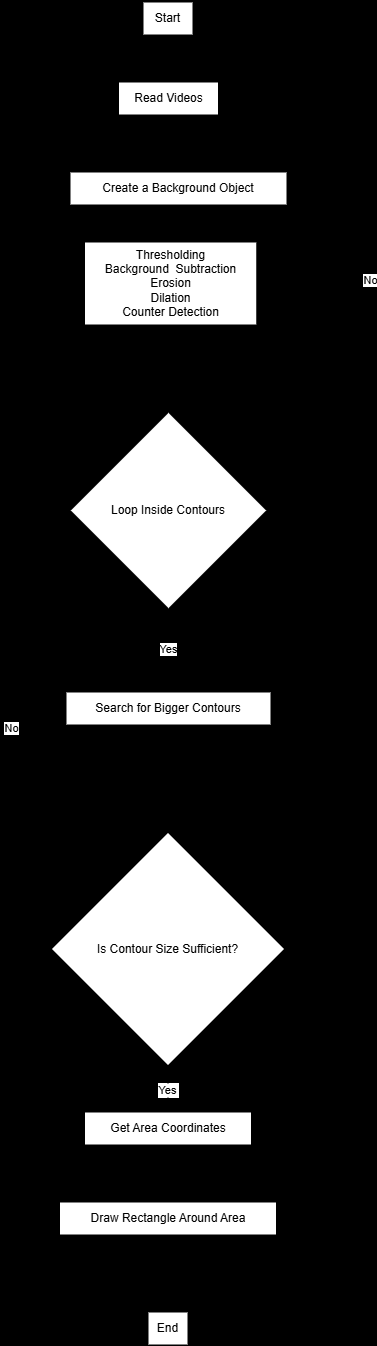
#> input picture object detection.png, 377 x 1346 px, given in place of ambulance.mkv, which was not available
$ python coutur.py
#> lines starting #> are read from the running program, lines starting #| are printed output that depends on the picture; after the words box and inside, x2 and y2 are one past the last pixel; in counts of white or black regions, pixels touching at a corner belong together; pictures that were not available may be replaced by others from this repository, and a replacement may not be noted
#> further down, frame is the input picture: shape (1346, 377, 3); min 0, max 255, mean 44.6
import cv2

# Function to rescale frames
def rescaleframe(frame, scale=0.3):
    # images, videos and live video
    width = int(frame.shape[1] * scale)
    height = int(frame.shape[0] * scale)
    dimensions = (width, height)

    return cv2.resize(frame, dimensions, interpolation=cv2.INTER_AREA)

# Function to change resolution for live video
def changeRes(width, height):
    # live VIDEO
    capture.set(3, width)
    capture.set(4, height)

# Function to apply threshold
def apply_threshold(frame, threshold_value=127):
    # Convert the frame to grayscale
#> called with threshold_value = 127
    gray_frame = cv2.cvtColor(frame, cv2.COLOR_BGR2GRAY)

    # Apply the threshold
    _, thresholded_frame = cv2.threshold(gray_frame, threshold_value, 255, cv2.THRESH_BINARY)
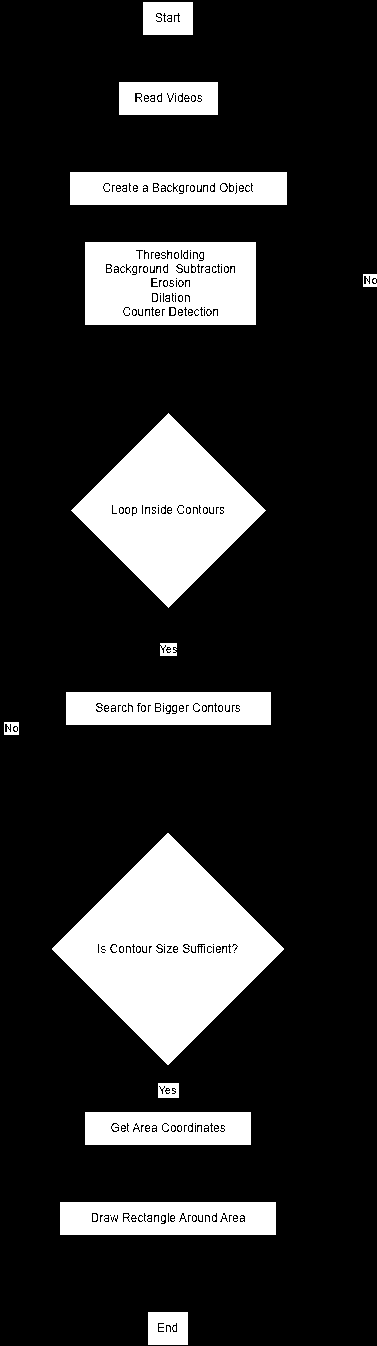
#> thresholded_frame: shape (1346, 377); 17.8% white; 20 white regions (3 under 20 px)

    return thresholded_frame

# Function to detect contours
def detect_contours(frame):
    # Find contours in the thresholded image
    contours, _ = cv2.findContours(frame, cv2.RETR_TREE, cv2.CHAIN_APPROX_SIMPLE)
#> contours = 544 contours, 394 with area under 20; largest, box (x1, y1, x2, y2) and area: (52, 833, 284, 1065) 26911, (71, 413, 266, 608) 18818, (85, 242, 256, 325) 13940, (70, 172, 287, 205) 6912, (60, 1202, 276, 1235) 6880

    # Draw contours on the original frame
    contour_frame = cv2.cvtColor(frame, cv2.COLOR_GRAY2BGR)
#> contour_frame: shape (1346, 377, 3); 17.8% white; 20 white regions (3 under 20 px), largest, box (x1, y1, x2, y2) and area: (52, 833, 284, 1065) 26775, (71, 413, 266, 608) 18728, (85, 242, 256, 325) 13080
    cv2.drawContours(contour_frame, contours, -1, (0, 255, 0), 2)
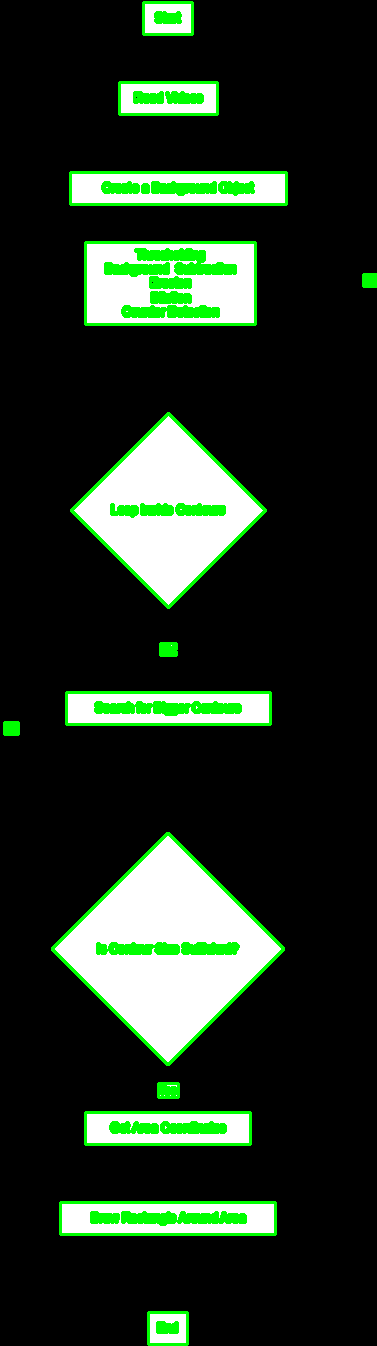
#> contour_frame: shape (1346, 377, 3); mean B, G, R 35.1, 49.7, 35.1

    return contour_frame

# Reading videos
capture = cv2.VideoCapture('ambulance.mkv')

while True:
    isTrue, frame = capture.read()

    # Check if the frame was read correctly
    if not isTrue:
        print("Failed to read the frame. Exiting...")
        break

    # Apply threshold
    thresholded_frame = apply_threshold(frame)

    # Detect contours
    contour_frame = detect_contours(thresholded_frame)

    # Resize frames
    frame_resized = rescaleframe(frame)
#> in rescaleframe, `return cv2.resize(frame, dimensions, interpolation=cv2.INTER_AREA)`:
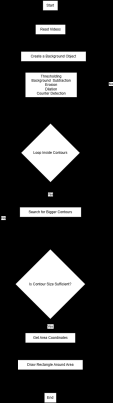
#> returned value: shape (403, 113, 3); min 0, max 255, mean 44.6
    thresholded_frame_resized = rescaleframe(thresholded_frame)
    contour_frame_resized = rescaleframe(contour_frame)
#> call 3 of rescaleframe, with scale = 0.3
#> in rescaleframe (call 3), `return cv2.resize(frame, dimensions, interpolation=cv2.INTER_AREA)`:
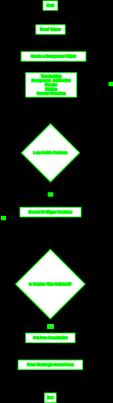
#> returned value: shape (403, 113, 3); mean of channels 0, 1, 2 35.1, 49.7, 35.1; drawn as B, G, R

    # Display the frames
    cv2.imshow('Original Video', frame)
    cv2.imshow('Thresholded Video', thresholded_frame)
    cv2.imshow('Contour Video', contour_frame)
    cv2.imshow('Resized Original Video', frame_resized)
    cv2.imshow('Resized Thresholded Video', thresholded_frame_resized)
    cv2.imshow('Resized Contour Video', contour_frame_resized)

    # Break loop on 'd' key press
    if cv2.waitKey(20) & 0xFF == ord('d'):
#> (key Esc is pressed here)
        break

capture.release()
cv2.destroyAllWindows()
